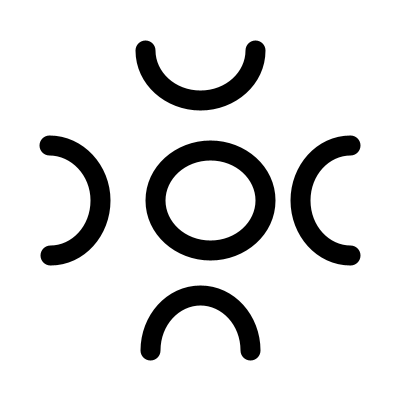
Frame 1 (no input)
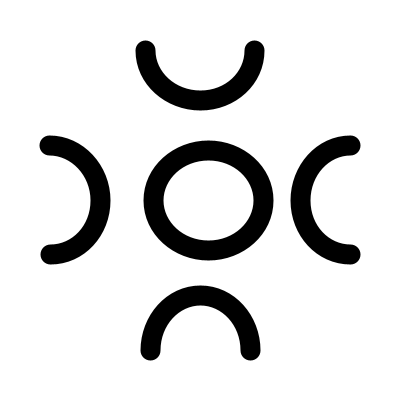
Frame 60 (the mouse pressed at the canvas centre just before this capture)
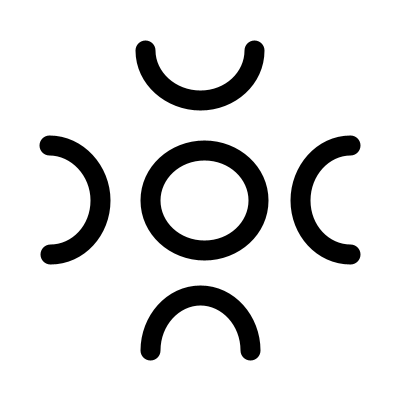
Frame 120 (the mouse held since frame 60 and released just before this capture)

The Processing sketch that drew these frames (run headless with seeded random() and noise(); from frame 60 on, the mouse is pressed at the canvas centre):

// Processing sketch: processing_166408
// ── processing_166408.pde

int counter;

void setup() {  //setup function called initially, only once
    size(400,400);
    
    
    stroke(0);
    strokeWeight(20);
    noFill();
    
    //arc(coord x, coord y, base, altezza, start, stop,mode);


}

void draw() {  

    background(255,255,255);
    counter ++;
    
    ellipse(200+cos(counter/5)*10,200,100+cos(counter/10)*10,100);
    arc(200,50,100+cos(counter/10)*10,100,0,PI); //alto
    arc(200,350,100,100+cos(counter/10)*10,PI,TWO_PI); //basso
    arc(50,200,100,100+cos(counter/10)*10,-HALF_PI,HALF_PI); //sinistra
    arc(350,200,100,100+cos(counter/10)*10,HALF_PI,PI+HALF_PI); //destra
}
